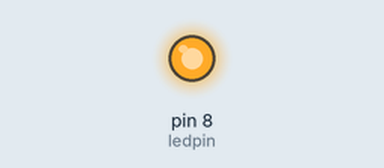
Recording of a sketch running on a simulated Arduino Uno, built with avr-gcc and run on an emulated ATmega328P. Shown: output pins drawn as LEDs (lit = HIGH).

Above: at 0.01 s.
At 2.4 s:
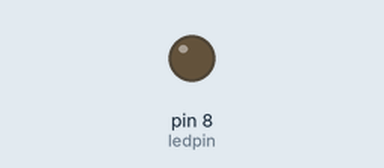
Timing chart, 0 to 3.9 s (numbered marks = the images above):
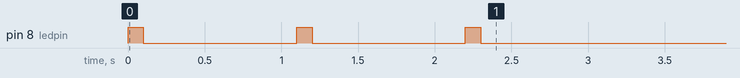

The sketch:

5_De_FOR_opdracht.ino
```cpp
int ledpin = 8;

void setup() {
  pinMode(ledpin, OUTPUT);

  for (int i = 1; i <= 3; i++) {
    digitalWrite(ledpin, HIGH);   // turn the LED on
    delay(100);                  // wait
    digitalWrite(ledpin, LOW);    // turn the LED off
    delay(1000);                  // wait
  }
}

void loop() {
}
```
